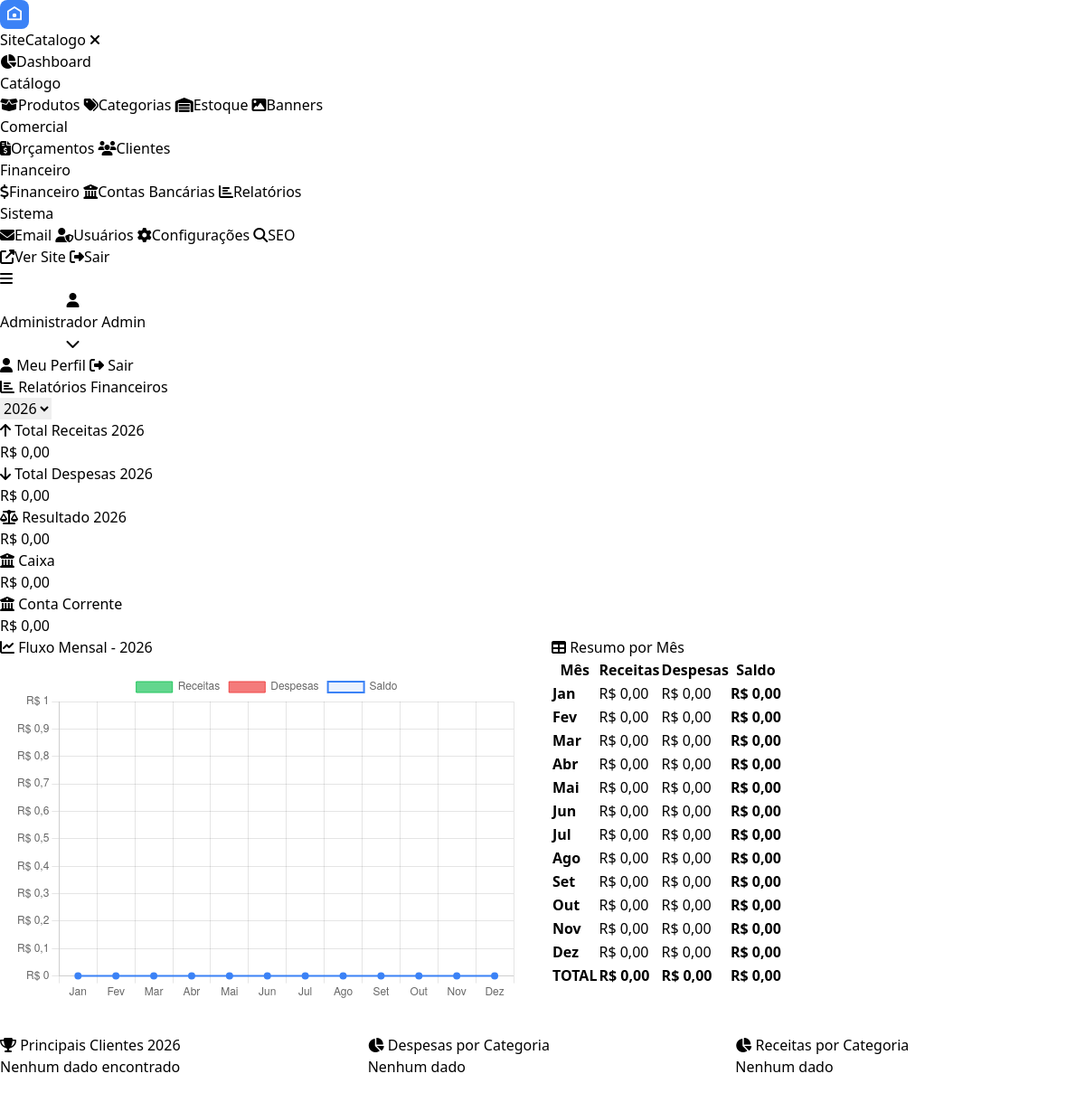
Page /admin/financeiro_relatorios.php (signed in) on the committed database.
### tables this page shows
CREATE TABLE `sc_financeiro_contas` (
  `id` int(11) unsigned NOT NULL AUTO_INCREMENT,
  `nome` varchar(100) NOT NULL,
  `tipo` enum('corrente','poupanca','caixa','investimento','outros') DEFAULT 'corrente',
  `banco` varchar(100) DEFAULT NULL,
  `agencia` varchar(20) DEFAULT NULL,
  `conta` varchar(30) DEFAULT NULL,
  `saldo_inicial` decimal(10,2) DEFAULT 0.00,
  `saldo_atual` decimal(10,2) DEFAULT 0.00,
  `cor` varchar(20) DEFAULT '#3b82f6',
  `ativo` tinyint(1) DEFAULT 1,
  `created_at` timestamp DEFAULT CURRENT_TIMESTAMP,
  PRIMARY KEY (`id`)
);

### includes/functions.php (called while the page is built, shortened)
<?php
require_once __DIR__ . '/db.php';
function sanitize($data): string {
    return htmlspecialchars(strip_tags(trim((string)$data)), ENT_QUOTES, 'UTF-8');
}
function format_currency(float $value, string $currency = 'BRL'): string {
    $moeda_conf = get_config('moeda', $currency);
    $currency = $moeda_conf ?: $currency;
    return 'R$ ' . number_format($value, 2, ',', '.');
}
function get_config(string $key, $default = null) {
    static $cache = [];
    if (isset($cache[$key])) return $cache[$key] ?? $default;
    try {
        $stmt = db()->prepare("SELECT valor FROM " . table('configuracoes') . " WHERE chave = ? AND ativo = 1 LIMIT 1");
        $stmt->execute([$key]);
        $result = $stmt->fetch();
        $cache[$key] = $result ? $result['valor'] : null;
        return $cache[$key] ?? $default;
    } catch (Exception $e) {
        return $default;
    }
}
function selected($current, $value): string {
    return $current == $value ? 'selected' : '';
}

### includes/db.php (called while the page is built, shortened)
<?php
class Database {
    private static ?PDO $instance = null;
    public static function getInstance(): PDO {
        if (self::$instance === null) {
            try {
                self::$instance = new PDO(
                    "mysql:host=" . DB_HOST . ";dbname=" . DB_NAME . ";charset=utf8mb4",
                    DB_USER,
                    DB_PASS,
                    [
                        PDO::ATTR_ERRMODE            => PDO::ERRMODE_EXCEPTION,
                        PDO::ATTR_DEFAULT_FETCH_MODE => PDO::FETCH_ASSOC,
                        PDO::ATTR_EMULATE_PREPARES   => false,
                        PDO::MYSQL_ATTR_INIT_COMMAND => "SET NAMES utf8mb4 COLLATE utf8mb4_unicode_ci"
                    ]
                );
            } catch (PDOException $e) {
                die('Erro de conexão com o banco de dados: ' . $e->getMessage());
            }
        }
        return self::$instance;
    }
    public static function prefix(string $table): string {
        return (defined('DB_PREFIX') ? DB_PREFIX : 'sc_') . $table;
    }
}
function db(): PDO {
    return Database::getInstance();
}
function table(string $name): string {
    return Database::prefix($name);
}

### admin/includes/functions.php (called while the page is built, shortened)
<?php
require_once dirname(dirname(dirname(__FILE__))) . '/includes/functions.php';
function count_orcamentos_pendentes(): int {
    try {
        return (int)db()->query("SELECT COUNT(*) FROM " . table('orcamentos') . " WHERE status IN ('novo','pendente')")->fetchColumn();
    } catch (Exception $e) {
        return 0;
    }
}

### admin/financeiro_relatorios.php (the view, shortened to what this page needs)
<?php
require_once __DIR__ . '/includes/functions.php';
$ano    = isset($_GET['ano']) ? (int)$_GET['ano'] : (int)date('Y');
$meses_labels = ['Jan','Fev','Mar','Abr','Mai','Jun','Jul','Ago','Set','Out','Nov','Dez'];
$dados_meses = [];
for ($m = 1; $m <= 12; $m++) {
    $mes_str = sprintf('%04d-%02d', $ano, $m);
    $r = (float)db()->query("SELECT COALESCE(SUM(valor),0) FROM " . table('financeiro_lancamentos') . " WHERE tipo='receita' AND status='pago' AND DATE_FORMAT(data_pagamento,'%Y-%m')='{$mes_str}'")->fetchColumn();
    $d = (float)db()->query("SELECT COALESCE(SUM(valor),0) FROM " . table('financeiro_lancamentos') . " WHERE tipo='despesa' AND status='pago' AND DATE_FORMAT(data_pagamento,'%Y-%m')='{$mes_str}'")->fetchColumn();
    $dados_meses[$m] = ['receitas'=>$r, 'despesas'=>$d, 'saldo'=>$r-$d];
}
$desp_cat = db()->query("SELECT fc.nome, fc.cor, COALESCE(SUM(l.valor),0) as total FROM " . table('financeiro_lancamentos') . " l LEFT JOIN " . table('financeiro_categorias') . " fc ON l.categoria_id = fc.id WHERE l.tipo='despesa' AND l.status='pago' AND YEAR(l.data_pagamento)={$ano} GROUP BY fc.id, fc.nome, fc.cor ORDER BY total DESC LIMIT 10")->fetchAll();
$rec_cat = db()->query("SELECT fc.nome, fc.cor, COALESCE(SUM(l.valor),0) as total FROM " . table('financeiro_lancamentos') . " l LEFT JOIN " . table('financeiro_categorias') . " fc ON l.categoria_id = fc.id WHERE l.tipo='receita' AND l.status='pago' AND YEAR(l.data_pagamento)={$ano} GROUP BY fc.id, fc.nome, fc.cor ORDER BY total DESC LIMIT 10")->fetchAll();
$total_rec_ano = array_sum(array_column($dados_meses, 'receitas'));
$total_des_ano = array_sum(array_column($dados_meses, 'despesas'));
$lucro_ano = $total_rec_ano - $total_des_ano;
$top_clientes = db()->query("SELECT c.nome_razaosocial, COALESCE(SUM(l.valor),0) as total FROM " . table('financeiro_lancamentos') . " l LEFT JOIN " . table('clientes') . " c ON l.cliente_id = c.id WHERE l.tipo='receita' AND l.status='pago' AND YEAR(l.data_pagamento)={$ano} AND l.cliente_id IS NOT NULL GROUP BY l.cliente_id ORDER BY total DESC LIMIT 5")->fetchAll();
$contas = db()->query("SELECT * FROM " . table('financeiro_contas') . " WHERE ativo=1 ORDER BY nome")->fetchAll();
require_once __DIR__ . '/includes/header.php';
?>
<div class="page-header">
    <h1><i class="fas fa-chart-bar"></i> Relatórios Financeiros</h1>
    <form method="GET" style="display:flex;gap:8px;align-items:center;">
        <select name="ano" class="form-control" style="width:auto;" onchange="this.form.submit()">
            <?php for ($y = date('Y'); $y >= date('Y')-5; $y--): ?>
            <option value="<?php echo $y; ?>" <?php echo selected($ano,$y); ?>><?php echo $y; ?></option>
            <?php endfor; ?>
        </select>
    </form>
</div>
<div class="fin-stat-grid">
    <div class="fin-stat receita">
        <div class="fin-stat-label"><i class="fas fa-arrow-up"></i> Total Receitas <?php echo $ano; ?></div>
        <div class="fin-stat-value"><?php echo format_currency($total_rec_ano); ?></div>
    </div>
    <div class="fin-stat despesa">
        <div class="fin-stat-label"><i class="fas fa-arrow-down"></i> Total Despesas <?php echo $ano; ?></div>
        <div class="fin-stat-value"><?php echo format_currency($total_des_ano); ?></div>
    </div>
    <div class="fin-stat <?php echo $lucro_ano>=0?'saldo':'vencido'; ?>">
        <div class="fin-stat-label"><i class="fas fa-balance-scale"></i> Resultado <?php echo $ano; ?></div>
        <div class="fin-stat-value" style="color:<?php echo $lucro_ano>=0?'var(--success)':'var(--danger)'; ?>"><?php echo format_currency($lucro_ano); ?></div>
    </div>
    <?php foreach ($contas as $c): ?>
    <div class="fin-stat" style="border-color:<?php echo $c['cor']; ?>">
        <div class="fin-stat-label"><i class="fas fa-university"></i> <?php echo sanitize($c['nome']); ?></div>
        <div class="fin-stat-value"><?php echo format_currency((float)$c['saldo_atual']); ?></div>
    </div>
    <?php endforeach; ?>
</div>
<div style="display:grid;grid-template-columns:1fr 1fr;gap:20px;margin-bottom:20px;grid-auto-rows:420px;">
    <div class="card" style="display:flex;flex-direction:column;">
        <div class="card-header" style="flex-shrink:0;"><h3><i class="fas fa-chart-line"></i> Fluxo Mensal - <?php echo $ano; ?></h3></div>
        <div class="card-body" style="flex:1;min-height:0;position:relative;padding:16px;">
            <canvas id="chartMensal"></canvas>
        </div>
    </div>
    <div class="card" style="display:flex;flex-direction:column;overflow:hidden;">
        <div class="card-header" style="flex-shrink:0;"><h3><i class="fas fa-table"></i> Resumo por Mês</h3></div>
        <div class="table-responsive" style="flex:1;overflow-y:auto;">
            <table class="table">
                <thead><tr><th>Mês</th><th>Receitas</th><th>Despesas</th><th>Saldo</th></tr></thead>
                <tbody>
                    <?php foreach ($dados_meses as $m => $dm): ?>
                    <tr>
                        <td><strong><?php echo $meses_labels[$m-1]; ?></strong></td>
                        <td style="color:var(--success);"><?php echo format_currency($dm['receitas']); ?></td>
                        <td style="color:var(--danger);"><?php echo format_currency($dm['despesas']); ?></td>
                        <td style="font-weight:700;color:<?php echo $dm['saldo']>=0?'var(--success)':'var(--danger)'; ?>"><?php echo format_currency($dm['saldo']); ?></td>
                    </tr>
                    <?php endforeach; ?>
                </tbody>
                <tfoot>
                    <tr style="background:var(--gray-50);font-weight:700;">
                        <td>TOTAL</td>
                        <td style="color:var(--success);"><?php echo format_currency($total_rec_ano); ?></td>
                        <td style="color:var(--danger);"><?php echo format_currency($total_des_ano); ?></td>
                        <td style="color:<?php echo $lucro_ano>=0?'var(--success)':'var(--danger)'; ?>"><?php echo format_currency($lucro_ano); ?></td>
                    </tr>
                </tfoot>
            </table>
        </div>
    </div>
</div>
<div style="display:grid;grid-template-columns:1fr 1fr 1fr;gap:20px;grid-auto-rows:400px;">
    <div class="card" style="display:flex;flex-direction:column;overflow:hidden;">
        <div class="card-header" style="flex-shrink:0;"><h3><i class="fas fa-trophy"></i> Principais Clientes <?php echo $ano; ?></h3></div>
        <div class="card-body" style="flex:1;overflow-y:auto;">
            <?php if (empty($top_clientes)): ?>
            <div class="empty-state-sm">Nenhum dado encontrado</div>
            <?php endif; ?>
        </div>
    </div>
    <div class="card" style="display:flex;flex-direction:column;overflow:hidden;">
        <div class="card-header" style="flex-shrink:0;"><h3><i class="fas fa-chart-pie"></i> Despesas por Categoria</h3></div>
        <div class="card-body" style="flex:1;overflow-y:auto;">
            <?php if (empty($desp_cat)): ?>
            <div class="empty-state-sm">Nenhum dado</div>
            <?php endif; ?>
        </div>
    </div>
    <div class="card" style="display:flex;flex-direction:column;overflow:hidden;">
        <div class="card-header" style="flex-shrink:0;"><h3><i class="fas fa-chart-pie"></i> Receitas por Categoria</h3></div>
        <div class="card-body" style="flex:1;overflow-y:auto;">
            <?php if (empty($rec_cat)): ?>
            <div class="empty-state-sm">Nenhum dado</div>
            <?php endif; ?>
        </div>
    </div>
</div>
<script>
const ctx = document.getElementById('chartMensal').getContext('2d');
new Chart(ctx, {
    type: 'bar',
    data: {
        labels: <?php echo json_encode($meses_labels); ?>,
        datasets: [
            {
                label: 'Receitas',
                data: <?php echo json_encode(array_values(array_column($dados_meses,'receitas'))); ?>,
                backgroundColor: 'rgba(34,197,94,0.7)',
                borderColor: '#22c55e',
                borderWidth: 1,
                borderRadius: 4,
            },
            {
                label: 'Despesas',
                data: <?php echo json_encode(array_values(array_column($dados_meses,'despesas'))); ?>,
                backgroundColor: 'rgba(239,68,68,0.7)',
                borderColor: '#ef4444',
                borderWidth: 1,
                borderRadius: 4,
            },
            {
                label: 'Saldo',
                data: <?php echo json_encode(array_values(array_column($dados_meses,'saldo'))); ?>,
                type: 'line',
                borderColor: '#3b82f6',
                backgroundColor: 'rgba(59,130,246,0.1)',
                pointBackgroundColor: '#3b82f6',
                borderWidth: 2,
                tension: 0.3,
                fill: false,
            }
        ]
    },
    options: {
        responsive: true,
        maintainAspectRatio: false,
        plugins: { legend: { position: 'top' } },
        scales: {
            y: { ticks: { callback: v => 'R$ ' + v.toLocaleString('pt-BR') } }
        }
    }
});
</script>
<?php require_once __DIR__ . '/includes/footer.php'; ?>

### rows in the picture
sc_financeiro_contas: nome "Caixa", saldo_atual "R$ 0,00"
sc_financeiro_contas: nome "Conta Corrente", saldo_atual "R$ 0,00"

### other values in the picture
$site_name "SiteCatalogo"
$admin_nome "Administrador"
$admin_nivel "Admin"
$ano "2026"
format_currency($total_rec_ano) "R$ 0,00"
format_currency($total_des_ano) "R$ 0,00"
format_currency($lucro_ano) "R$ 0,00"
$meses_labels[$m-1] "Jan"
format_currency($dm['receitas']) "R$ 0,00"
format_currency($dm['despesas']) "R$ 0,00"
format_currency($dm['saldo']) "R$ 0,00"
$meses_labels[$m-1] "Fev"
$meses_labels[$m-1] "Mar"
$meses_labels[$m-1] "Abr"
$meses_labels[$m-1] "Mai"
